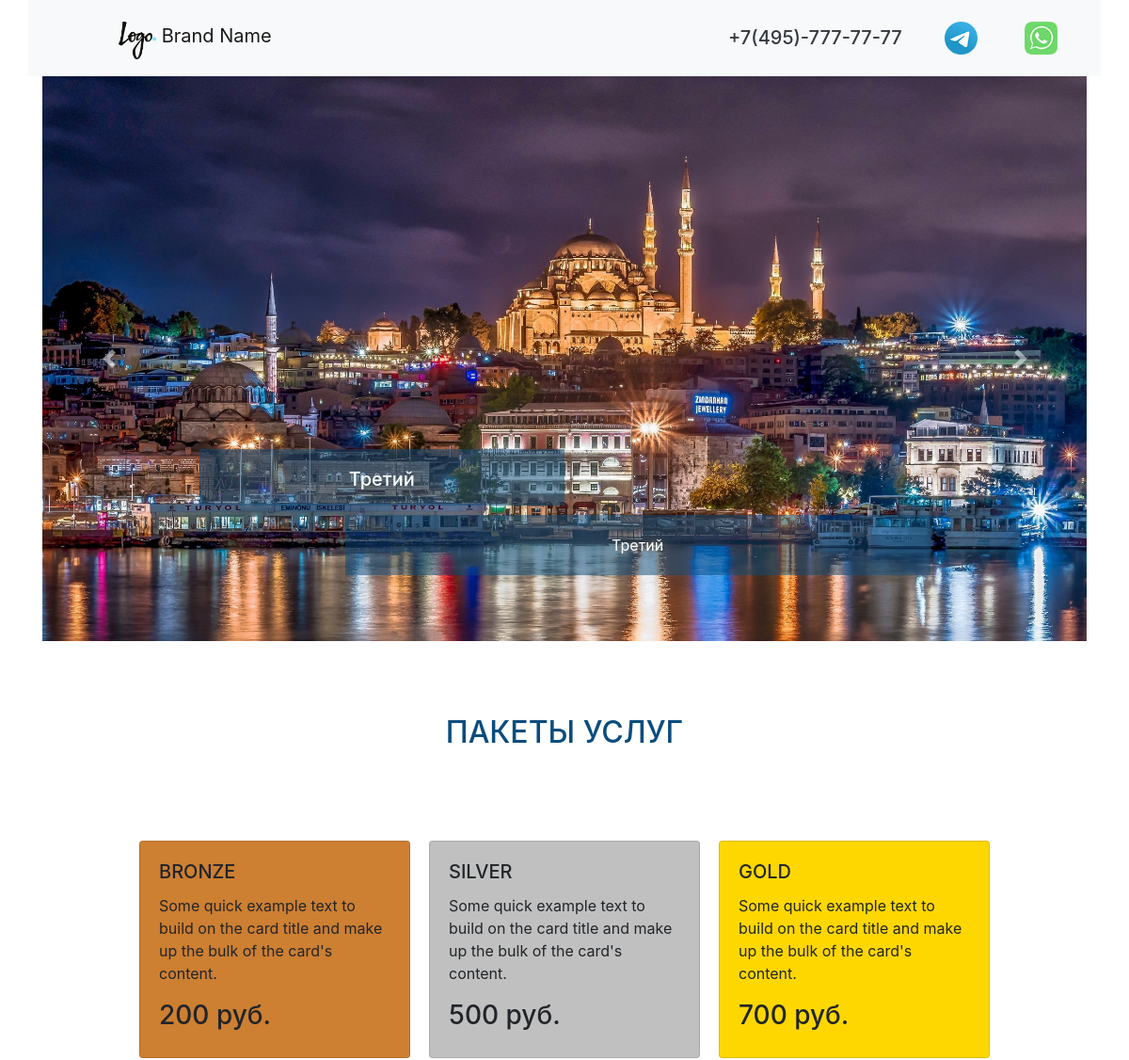
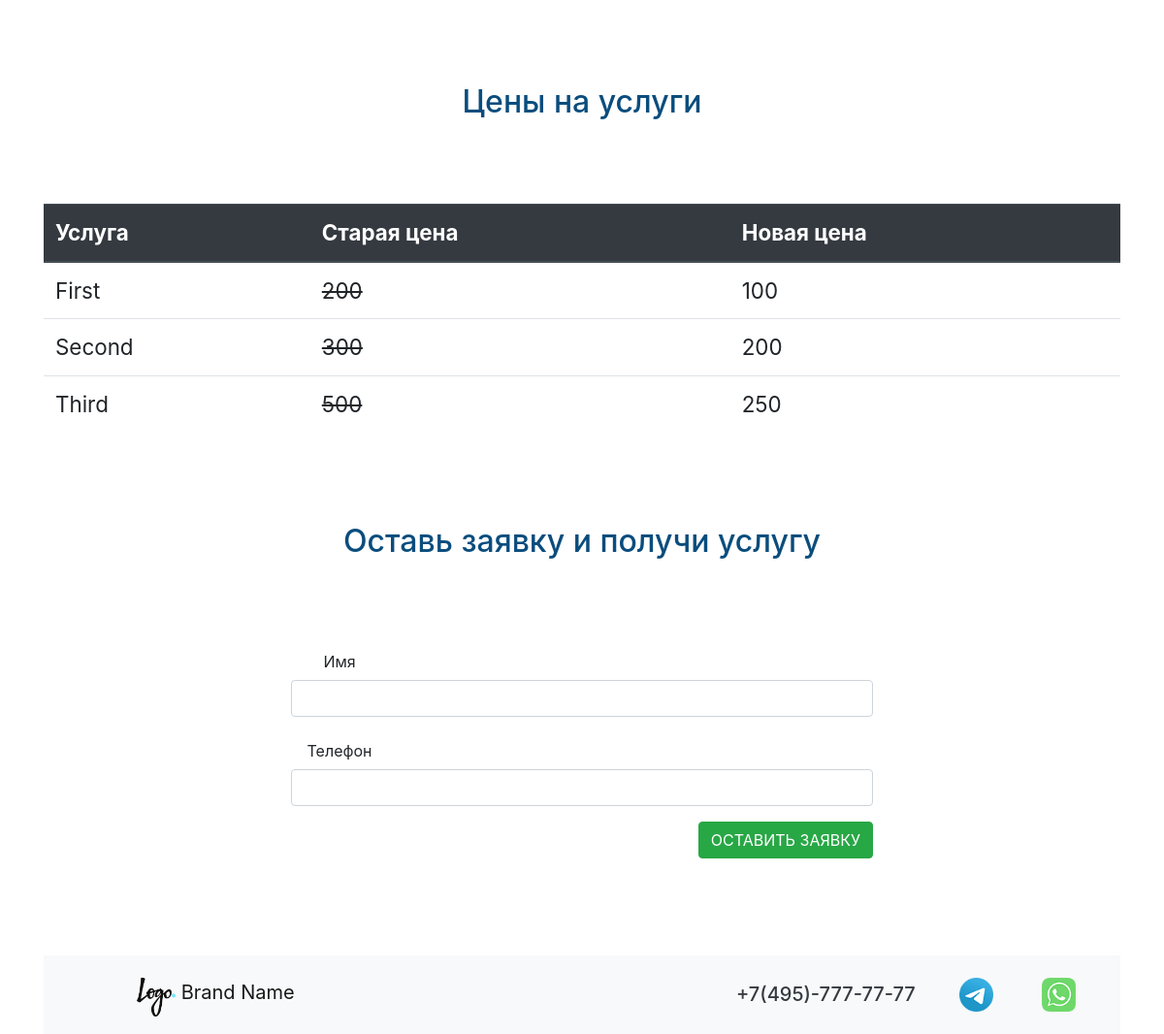
The page / on the database its author committed (2 pictures, top to bottom).
### cms/models.py (models this page shows, shortened)
class CmsSlider(models.Model):
    cms_image = models.ImageField(upload_to='sliderimg/')
    cms_title = models.CharField('Заголовок', max_length=200)
    cms_text = models.CharField('Текст', max_length=200)
    cms_active = models.CharField('Активный', max_length=200, null=True, default='-')
    class Meta:
        verbose_name = 'Слайд'
        verbose_name_plural = 'Слайды'

### price/models.py (models this page shows, shortened)
class PriceCard(models.Model):
    pc_value = models.CharField('Цена', max_length=20)
    pc_description = models.CharField('Описсание', max_length=200)
    def __str__(self):
        return self.pc_value
    class Meta:
        verbose_name = 'Цены'
        verbose_name_plural = "Цены"

class PriceTable(models.Model):
    pt_title = models.CharField('Услуга', max_length=200)
    pt_old_price = models.CharField('Старая цена', max_length=200)
    pt_new_price = models.CharField('Новая цена', max_length=200)
    class Meta:
        verbose_name = 'Услугу'
        verbose_name_plural = "Услуги"

### crm/views.py (the view)
# urls.py: path('', index, name='index'),
def index(request):
    form = OrderForm()
    slider_list = CmsSlider.objects.all()
    price_card = PriceCard.objects.all()
    price_table = PriceTable.objects.all()
    context = {'slider_list': slider_list, 'price_card': price_card, 'price_table': price_table, 'form': form}
    return render(request, 'index.html', context)

### crm/forms.py
class OrderForm(forms.Form):
    name = forms.CharField(max_length=200, widget=forms.TextInput(attrs={'class': 'form-control'}))
    phone = forms.CharField(max_length=200, widget=forms.TextInput(attrs={'class': 'form-control'}))

### templates/index.html (shortened to what this page needs)
{% extends "base.html" %}
{% load static %}
{% block index %}
{% include 'carusel.html' %}
{% include 'price.html' %}
<section>
    <div class="container class_form">
        <h1 class="text-3">Оставь заявку и получи услугу</h1>
        <div class="row justify-content-center">
            <form action="{% url 'thanks' %}" method="POST" style="width: 50%;">
                <div class="form-group row">
                    <label for="inputEmail3" class="col-sm-2 col-form-label">Имя</label><br>
                    {{  form.name }}
                </div>
                <div class="form-group row">
                    <label for="inputEmail3" class="col-sm-2 col-form-label">Телефон</label><br>
                    {{  form.phone }}
                </div>
                <div style="float: right;" class="form-group row">
                    <button type="submit" class="btn btn-success">ОСТАВИТЬ ЗАЯВКУ</button>
                </div>
            </form>
        </div>
    </div>
</section>
{% endblock %}

### templates/base.html (shortened to what this page needs)
<!doctype html>
{% load static %}
<html lang="ru">
<head>
    <link href="{% static 'external.css' %}" rel="stylesheet">
    <link rel="stylesheet" href="https://cdn.jsdelivr.net/npm/bootstrap@4.5.3/dist/css/bootstrap.min.css"
>
</head>
<body>
<nav class="navbar navbar-light bg-light container">
    <a class="navbar-brand logo-top" href="#">
        <img src="{% static 'img/Logo.png' %}" width="40" height="40" class="d-inline-block align-top" alt=""
             loading="lazy">
        Brand Name
    </a>
    <div class="contact-top">
        <a class="whatsapp-number" href="https://web.whatsapp.com/"></a>
        <a class="telegram-number" href="https://t.me/"></a>
        <a class="phone-number text-dark" href="tel:+74957777777">
            <h5>+7(495)-777-77-77</h5></a>
    </div>
</nav>
{% block index %}
{% endblock %}
<footer>
    <div class="container">
        <nav class="navbar navbar-light bg-light container">
            <a class="navbar-brand logo-top" href="#">
                <img src="{% static 'img/Logo.png' %}" width="40" height="40" class="d-inline-block align-top" alt=""
                     loading="lazy">
                Brand Name
            </a>
            <div class="contact-top">
                <a class="whatsapp-number" href="https://web.whatsapp.com/"></a>
                <a class="telegram-number" href="https://t.me/"></a>
                <a class="phone-number text-dark" href="tel:+74957777777">
                    <h5>+7(495)-777-77-77</h5></a>
            </div>
        </nav>
    </div>
</footer>
</body>
</html>

### templates/carusel.html (shortened to what this page needs)
{% load static %}
<section>
    <div id="carouselExampleCaptions" class="carousel slide container" data-ride="carousel">
        <div class="carousel-inner">
            {% for slider in slider_list %}
            <div class="carousel-item {{ slider.cms_active }}">
                <img style="height: 600px; object-fit: cover;" src="{{ slider.cms_image.url }}" class="d-block w-100"
                     alt="...">
                <div class="carousel-caption d-none d-md-block">
                    <h5 class="slaider_h">{{ slider.cms_title }}</h5>
                    <p class="slaider_p">{{ slider.cms_text }}</p>
                </div>
            </div>
            {% endfor %}
        </div>
        <a class="carousel-control-prev" href="#carouselExampleCaptions" role="button" data-slide="prev">
            <span class="carousel-control-prev-icon" aria-hidden="true"></span>
        </a>
        <a class="carousel-control-next" href="#carouselExampleCaptions" role="button" data-slide="next">
            <span class="carousel-control-next-icon" aria-hidden="true"></span>
        </a>
    </div>
</section>

### templates/price.html
<section>
    <div class="container">
        <h1 class="text-3">ПАКЕТЫ УСЛУГ</h1>
        <div class="row justify-content-center">
            <div class="card product_card" style="width: 18rem; background-color: #cd7f32;">
                <div class="card-body">
                    <h5 class="card-title">BRONZE</h5>
                    <p class="card-text">Some quick example text to build on the card title and make up the bulk of the
                        card's content.</p>
                    <h3>{{ price_card.0 }} руб.</h3>
                </div>
            </div>
            <div class="card product_card" style="width: 18rem; background-color: #c0c0c0;">
                <div class="card-body">
                    <h5 class="card-title">SILVER</h5>
                    <p class="card-text">Some quick example text to build on the card title and make up the bulk of the
                        card's content.</p>
                    <h3>{{ price_card.1 }} руб.</h3>
                </div>
            </div>
            <div class="card product_card" style="width: 18rem; background-color: #ffd700;">
                <div class="card-body">
                    <h5 class="card-title">GOLD</h5>
                    <p class="card-text">Some quick example text to build on the card title and make up the bulk of the
                        card's content.</p>
                    <h3>{{ price_card.2 }} руб.</h3>
                </div>
            </div>
        </div>
    </div>
</section>
<section>
    <div class="container">
        <h1 class="text-3">Цены на услуги</h1>
        <table class="table table_one">
            <thead class="thead-dark">
            <tr>
                <th scope="col">Услуга</th>
                <th scope="col">Старая цена</th>
                <th scope="col">Новая цена</th>
            </tr>
            </thead>
            <tbody>
            {% for i in price_table %}
            <tr>
                <td>{{ i.pt_title }}</td>
                <td>
                    <del>{{ i.pt_old_price }}</del>
                </td>
                <td>{{ i.pt_new_price }}</td>
            </tr>
            {% endfor %}
            </tbody>
        </table>
    </div>
</section>

### landingpage/static/external.css (style rules this page uses)
.logo-top { width: 100px; height: 40px; float: left; margin: 0px 0px 5px 80px; }
.phone-number { width: 200px; height: 40px; float: right; margin: 20px 10px 5px 20px; }
.whatsapp-number { width: 35px; height: 35px; float: right; margin: 15px 30px 5px 20px; background: url(./img/wa-image-color.png) no-repeat center top / cover; transition: 0.5s ease-in-out; }
.telegram-number { width: 35px; height: 35px; float: right; margin: 15px 30px 5px 20px; background: url(./img/tg-image-color.png) no-repeat center top / cover; transition: 0.5s ease-in-out; }
.slaider_h { height: 60px; width: 50%; margin: 30px 0px 10px 0px; padding-top: 20px; background-color: rgba(10, 77, 125, 0.5); text-align: center; }
.slaider_p { height: 100%; width: 80%; float: right; margin: 0px 0px 30px 0px; padding-top: 20px; padding-bottom: 20px; background-color: rgba(10, 77, 125, 0.5); text-align: center; }
.text-3 { color: rgb(10, 77, 125); font-size: 2em; text-align: center; padding-top: 7%; padding-bottom: 7%; }
.product_card { margin: 10px; }
.table_one { font-size: 1.4em; }
.class_form { text-align: center; padding-bottom: 7%; }

### rows shown on the page
CmsSlider: cms_image (picture), cms_title "Третий", cms_text "Третий"
PriceCard: pc_value "200"
PriceCard: pc_value "500"
PriceCard: pc_value "700"
PriceTable: pt_title "First", pt_old_price "200", pt_new_price "100"
PriceTable: pt_title "Second", pt_old_price "300", pt_new_price "200"
PriceTable: pt_title "Third", pt_old_price "500", pt_new_price "250"
